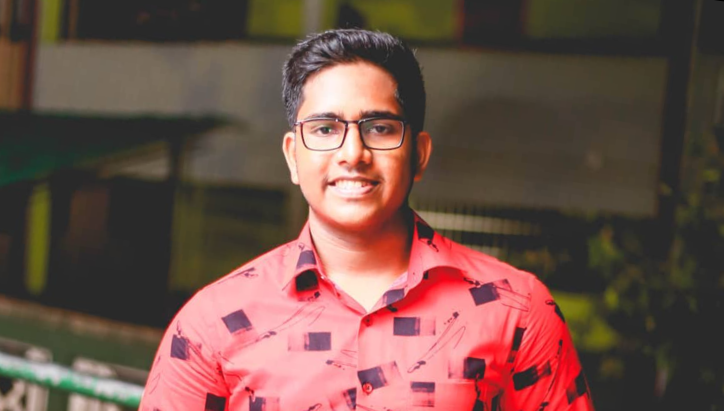
#> input picture new/pics/test.png, 1447 x 821 px (shown at 1/2 size)
$ python 3dimage.py
#> lines starting #> are read from the running program, lines starting #| are printed output that depends on the picture
#> further down, image is the input picture: shape (821, 1447, 3); mean B, G, R 72.6, 81, 112
import cv2
import numpy as np
import matplotlib.pyplot as plt
from mpl_toolkits.mplot3d import Axes3D
from scipy.ndimage import gaussian_filter

def downsample_image(image, scale_factor):
    """Downsamples the image by the given scale factor."""
#> called with scale_factor = 4
    height, width = image.shape[:2]
#> height = 821; width = 1447
    new_height, new_width = int(height / scale_factor), int(width / scale_factor)
#> new_height = 205; new_width = 361
    return cv2.resize(image, (new_width, new_height))
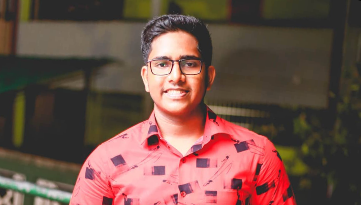
#> returned value: shape (205, 361, 3); mean of channels 0, 1, 2 72.6, 80.9, 111.9; drawn as B, G, R

# Load the image
image_path = './pics/test.png'  # Replace with your image path
image = cv2.imread(image_path)

# Downsample the image to reduce memory usage
scale_factor = 4  # Adjust this factor to balance quality and performance
downsampled_image = downsample_image(image, scale_factor)

# Convert the downsampled image to grayscale for height map
gray_image = cv2.cvtColor(downsampled_image, cv2.COLOR_BGR2GRAY)
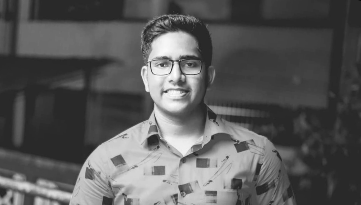
#> gray_image: shape (205, 361); min 10, max 254, mean 89.2

# Smooth the grayscale image to create a smoother height map
smoothed_gray_image = gaussian_filter(gray_image, sigma=2)
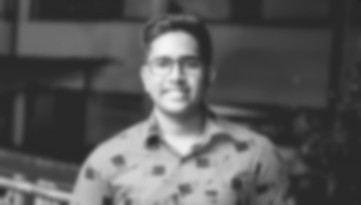
#> smoothed_gray_image: shape (205, 361); min 33, max 245, mean 88.3

# Get the dimensions of the downsampled image
height, width = smoothed_gray_image.shape
#> height = 205; width = 361

# Create a mesh grid for the x and y coordinates
x = np.linspace(0, width - 1, width)
#> x = 361 values from 0 to 360
y = np.linspace(0, height - 1, height)
#> y = 205 values from 0 to 204
x, y = np.meshgrid(x, y)

# Normalize the smoothed grayscale image values for height map
z = smoothed_gray_image / 255.0

# Normalize the downsampled image for color mapping
downsampled_image_normalized = downsampled_image / 255.0

# Create the 3D plot
fig = plt.figure()
ax = fig.add_subplot(111, projection='3d')

# Plot the surface with original colors
ax.plot_surface(x, y, z, facecolors=downsampled_image_normalized, rstride=1, cstride=1, shade=False, antialiased=True)
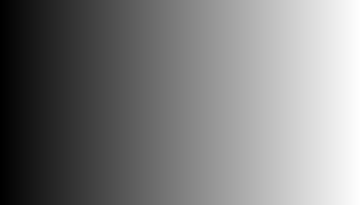
#> x: shape (205, 361) float64; min 0, max 360, mean 180; drawn with min black and max white

# Set plot labels
ax.set_xlabel('X')
ax.set_ylabel('Y')
ax.set_zlabel('Height')

# Hide the axes
ax.set_xticks([])
ax.set_yticks([])
ax.set_zticks([])

# Optimize the view
ax.view_init(elev=30, azim=60)
ax.dist = 8

# Show the plot
plt.show()
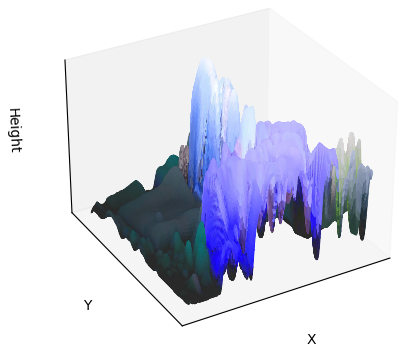
#> figure drawn by matplotlib, 1 panel
